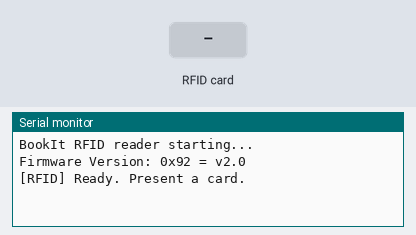
Bench run of a sketch on a simulated ESP8266 (NodeMCU). On the bench: the last lines printed to the serial monitor. The inputs (shaded band) are chosen by the test bench. WiFi joins after 1.5 s; servers stay silent unless stated.

Above: at 1.5 s.
1.6 s: RFID card 5E 7A 19 C4 held to the reader
At 2.5 s:
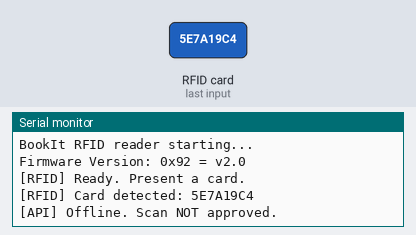
3.1 s: RFID card 5E 7A 19 C4 held to the reader
At 4.6 s:
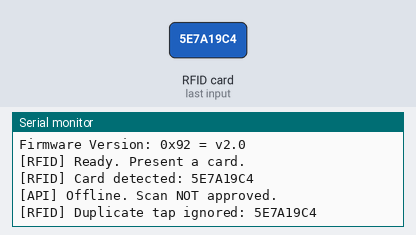

The sketch:

bookit_rfid.ino
```cpp
/*
 * BookIt RFID bus boarding prototype
 * Board: NodeMCU ESP8266
 * Reader: MFRC522 (SPI, 3.3V)
 *
 * WIRING:
 * MFRC522 SDA/SS -> D2 (GPIO4)
 * MFRC522 SCK    -> D5 (GPIO14)
 * MFRC522 MOSI   -> D7 (GPIO13)
 * MFRC522 MISO   -> D6 (GPIO12)
 * MFRC522 RST    -> D1 (GPIO5)
 * MFRC522 3.3V   -> 3V3
 * MFRC522 GND    -> GND
 * MFRC522 IRQ    -> not connected
 *
 * Install Arduino libraries:
 * - MFRC522 by GithubCommunity
 * - ArduinoJson (7.x)
 *
 * Copy secrets.example.h to secrets.h and configure credentials locally.
 * secrets.h is ignored by Git and must never be committed.
 *
 * IMPORTANT:
 * - This is a prototype client. The API endpoint must be implemented on the
 *   BookIt server before scans can be approved.
 * - Never treat an RFID UID as proof of payment. The server must validate
 *   device authorization, card assignment, active ticket and trip.
 * - TLS certificate verification is intentionally marked as prototype-only
 *   below. Install the BookIt server CA certificate before deployment.
 * - If the API is unreachable, this firmware FAILS CLOSED (no approval).
 */

#include <ESP8266WiFi.h>
#include <WiFiClientSecureBearSSL.h>
#include <ESP8266HTTPClient.h>
#include <SPI.h>
#include <MFRC522.h>
#include <ArduinoJson.h>
#include "secrets.h"

static const uint8_t RFID_SS_PIN = D2;
static const uint8_t RFID_RST_PIN = D1;

static const char WIFI_SSID[] = BOOKIT_WIFI_SSID;
static const char WIFI_PASSWORD[] = BOOKIT_WIFI_PASSWORD;
static const char DEVICE_ID[] = BOOKIT_RFID_DEVICE_ID;
static const char DEVICE_TOKEN[] = BOOKIT_RFID_DEVICE_TOKEN;
static const char API_URL[] =
    "https://bookit.1percent.rw/rw/v1/bk/hardware/rfid/scan";

static const unsigned long WIFI_RETRY_INTERVAL_MS = 10000;
static const unsigned long SAME_CARD_COOLDOWN_MS = 2500;

MFRC522 reader(RFID_SS_PIN, RFID_RST_PIN);
unsigned long lastWifiAttempt = 0;
unsigned long lastScanAt = 0;
String lastUid;

String uidToHex(const MFRC522::Uid &uid) {
  String value;
  value.reserve(uid.size * 2);
  for (byte i = 0; i < uid.size; i++) {
    if (uid.uidByte[i] < 0x10) value += '0';
    value += String(uid.uidByte[i], HEX);
  }
  value.toUpperCase();
  return value;
}

void connectWiFi() {
  if (WiFi.status() == WL_CONNECTED) return;
  const unsigned long now = millis();
  if (now - lastWifiAttempt < WIFI_RETRY_INTERVAL_MS) return;
  lastWifiAttempt = now;

  Serial.printf("\n[WiFi] Connecting to %s", WIFI_SSID);
  WiFi.mode(WIFI_STA);
  WiFi.begin(WIFI_SSID, WIFI_PASSWORD);

  const unsigned long started = millis();
  while (WiFi.status() != WL_CONNECTED &&
         millis() - started < 12000) {
    delay(300);
    Serial.print('.');
  }

  if (WiFi.status() == WL_CONNECTED) {
    Serial.printf("\n[WiFi] Connected. IP: %s\n",
                  WiFi.localIP().toString().c_str());
  } else {
    Serial.println("\n[WiFi] Not connected; scans will not be approved.");
  }
}

bool submitScan(const String &uid) {
  if (WiFi.status() != WL_CONNECTED) {
    Serial.println("[API] Offline. Scan NOT approved.");
    return false;
  }

  // Prototype-only TLS setting. Replace with CA certificate validation
  // (BearSSL::X509List + client.setTrustAnchors(...)) before deployment.
  BearSSL::WiFiClientSecure client;
  client.setInsecure();

  HTTPClient http;
  http.setTimeout(8000);
  if (!http.begin(client, API_URL)) {
    Serial.println("[API] Could not initialize HTTPS request.");
    return false;
  }

  http.addHeader("Content-Type", "application/json");
  http.addHeader("X-Device-Id", DEVICE_ID);
  http.addHeader("X-Device-Token", DEVICE_TOKEN);

  JsonDocument request;
  request["deviceId"] = DEVICE_ID;
  request["uid"] = uid;
  request["source"] = "rfid";
  String body;
  serializeJson(request, body);

  Serial.printf("[API] Sending card UID %s\n", uid.c_str());
  const int status = http.POST(body);
  const String response = status > 0 ? http.getString() : "";
  http.end();

  if (status < 200 || status >= 300) {
    Serial.printf("[API] HTTP %d. Scan NOT approved. %s\n",
                  status, response.c_str());
    return false;
  }

  JsonDocument result;
  const DeserializationError error = deserializeJson(result, response);
  if (error) {
    Serial.println("[API] Invalid JSON response. Scan NOT approved.");
    return false;
  }

  const bool approved = result["approved"] | false;
  const char *message = result["message"] | "No server message";
  Serial.printf("[%s] %s\n", approved ? "APPROVED" : "REJECTED", message);
  return approved;
}

void setup() {
  Serial.begin(115200);
  delay(200);
  Serial.println("\nBookIt RFID reader starting...");

  SPI.begin(); // ESP8266 hardware SPI: D5=SCK, D6=MISO, D7=MOSI
  reader.PCD_Init();
  delay(50);
  reader.PCD_DumpVersionToSerial();

  connectWiFi();
  Serial.println("[RFID] Ready. Present a card.");
}

void loop() {
  connectWiFi();

  if (!reader.PICC_IsNewCardPresent()) {
    delay(30);
    return;
  }
  if (!reader.PICC_ReadCardSerial()) {
    delay(30);
    return;
  }

  const String uid = uidToHex(reader.uid);
  const unsigned long now = millis();

  if (uid == lastUid && now - lastScanAt < SAME_CARD_COOLDOWN_MS) {
    Serial.printf("[RFID] Duplicate tap ignored: %s\n", uid.c_str());
  } else {
    lastUid = uid;
    lastScanAt = now;
    Serial.printf("[RFID] Card detected: %s\n", uid.c_str());
    submitScan(uid);
  }

  reader.PICC_HaltA();
  reader.PCD_StopCrypto1();
  delay(250);
}
```

secrets.example.h
```cpp
#pragma once
// Copy to secrets.h and replace values locally. secrets.h is excluded from Git.
#define BOOKIT_WIFI_SSID "YOUR_WIFI_SSID"
#define BOOKIT_WIFI_PASSWORD "YOUR_WIFI_PASSWORD"
#define BOOKIT_RFID_DEVICE_ID "bookit-bus-reader-001"
#define BOOKIT_RFID_DEVICE_TOKEN "PASTE_NEW_64_CHARACTER_RANDOM_TOKEN_HERE"
```

Measured:
- after the input at 1.6 s, the serial monitor: prints a new line at once (image 1)
- after the input at 3.1 s, the serial monitor: prints a new line after 0.06 s (image 2)
